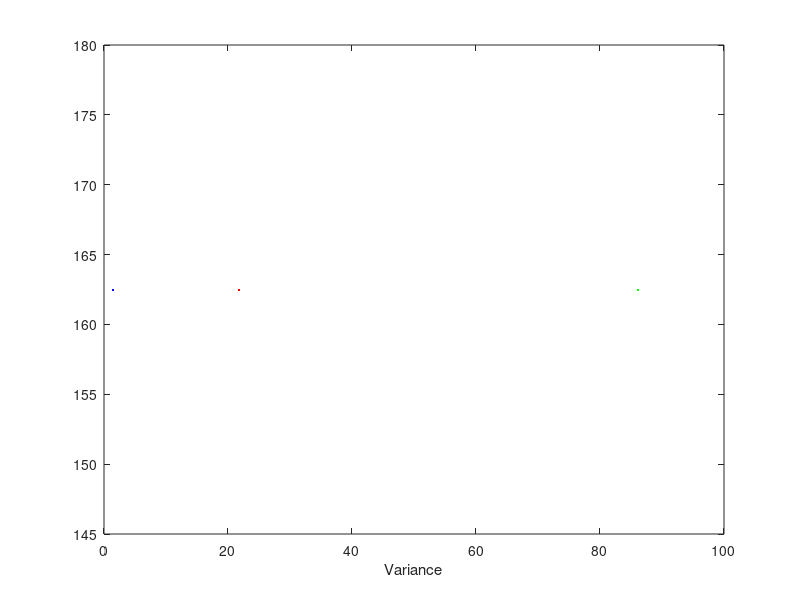

The MATLAB source for this figure:
mu = 0;
sigma1 = 0.5;
sigma2=2;
sigma3=4;
x1 = -4*sigma1:1e-1:4*sigma1; 
x2 = -4*sigma2:1e-1:4*sigma2; 
x3 = -4*sigma3:1e-1:4*sigma3; 

y1 = normpdf(x1, mu, sigma1);
y2 = normpdf(x2, mu, sigma2);
y3 = normpdf(x3, mu, sigma3);

%pred niche width x1-x1 (mean trait value 30)
minx1 = min(x1);maxx1 = max(x1);gamma = 2;
for i = 1:length(x1);
    if x1(1,i) >= minx1 && x1(1,i) <= maxx1;
       IS1(i,1) = e^gamma*(x1(1,i) - 30)^2;
    end
end
TISx1 = sum(IS1)/(length(x1)*length(x1));

%pred niche width x1-x2 (mean trait value 30)
minx1 = min(x1);maxx1 = max(x1);gamma = 2;
for i = 1:length(x2);
    if x2(1,i) >= minx1 && x2(1,i) <= maxx1;
       IS2(i,1) = e^gamma*(x2(1,i) - 30)^2;
    end
end
TISx2 = sum(IS2)/(length(x1)*length(x1));

%pred niche width x1-x3 (mean trait value 30)
minx1 = min(x1);maxx1 = max(x1);gamma = 2;
for i = 1:length(x3);
    if x3(1,i) >= minx1 && x3(1,i) <= maxx1;
       IS3(i,1) = e^gamma*(x3(1,i) - 30)^2;
    end
end
TISx3 = sum(IS3)/(length(x1)*length(x1));

plot(var(x1), TISx1, 'b')
hold on 
plot(var(x2), TISx2, 'r')
hold on
plot(var(x3), TISx3, 'g')

%legend('mu=0, sigma=1', 'mu=0, sigma=2')
%title('Trait distributions')
xlabel('Variance')
%ylabel('Interaction strength')

